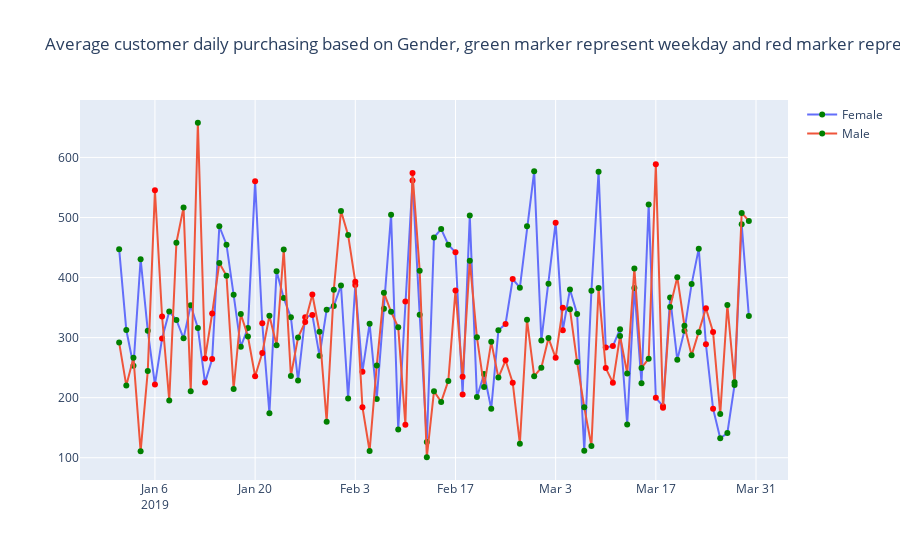

The notebook cell this image was saved under:
### Code cell
def plot_raw_data(data):
    # make a dummy time data

    x_values = pd.date_range(start=pd.Timestamp('2018-01-01'), end=pd.Timestamp('2019-01-01'), freq='1 D')

    # making a random time series
    y_values = np.random.randn(len(x_values))

    # making color list
    # red if the day is saturday or sunday else green

    colors = ['red' if int(pd.Timestamp(d).weekday()) >= 5 else 'green' for d in x_values]
    fig = go.Figure()
    for val in data:
        fig.add_trace(go.Scatter(x=df_average_gender['Date'], 
                                 y=df_average_gender[val], 
                                 name=val,
                                mode='lines+markers',
                                  marker=dict(
        color = colors
    )
    )),
        fig.layout.update(title_text='Average customer daily purchasing based on Gender, green marker represent weekday and red marker represent weekend', hovermode='x')
    fig.show()

plot_raw_data(['Female','Male'])
